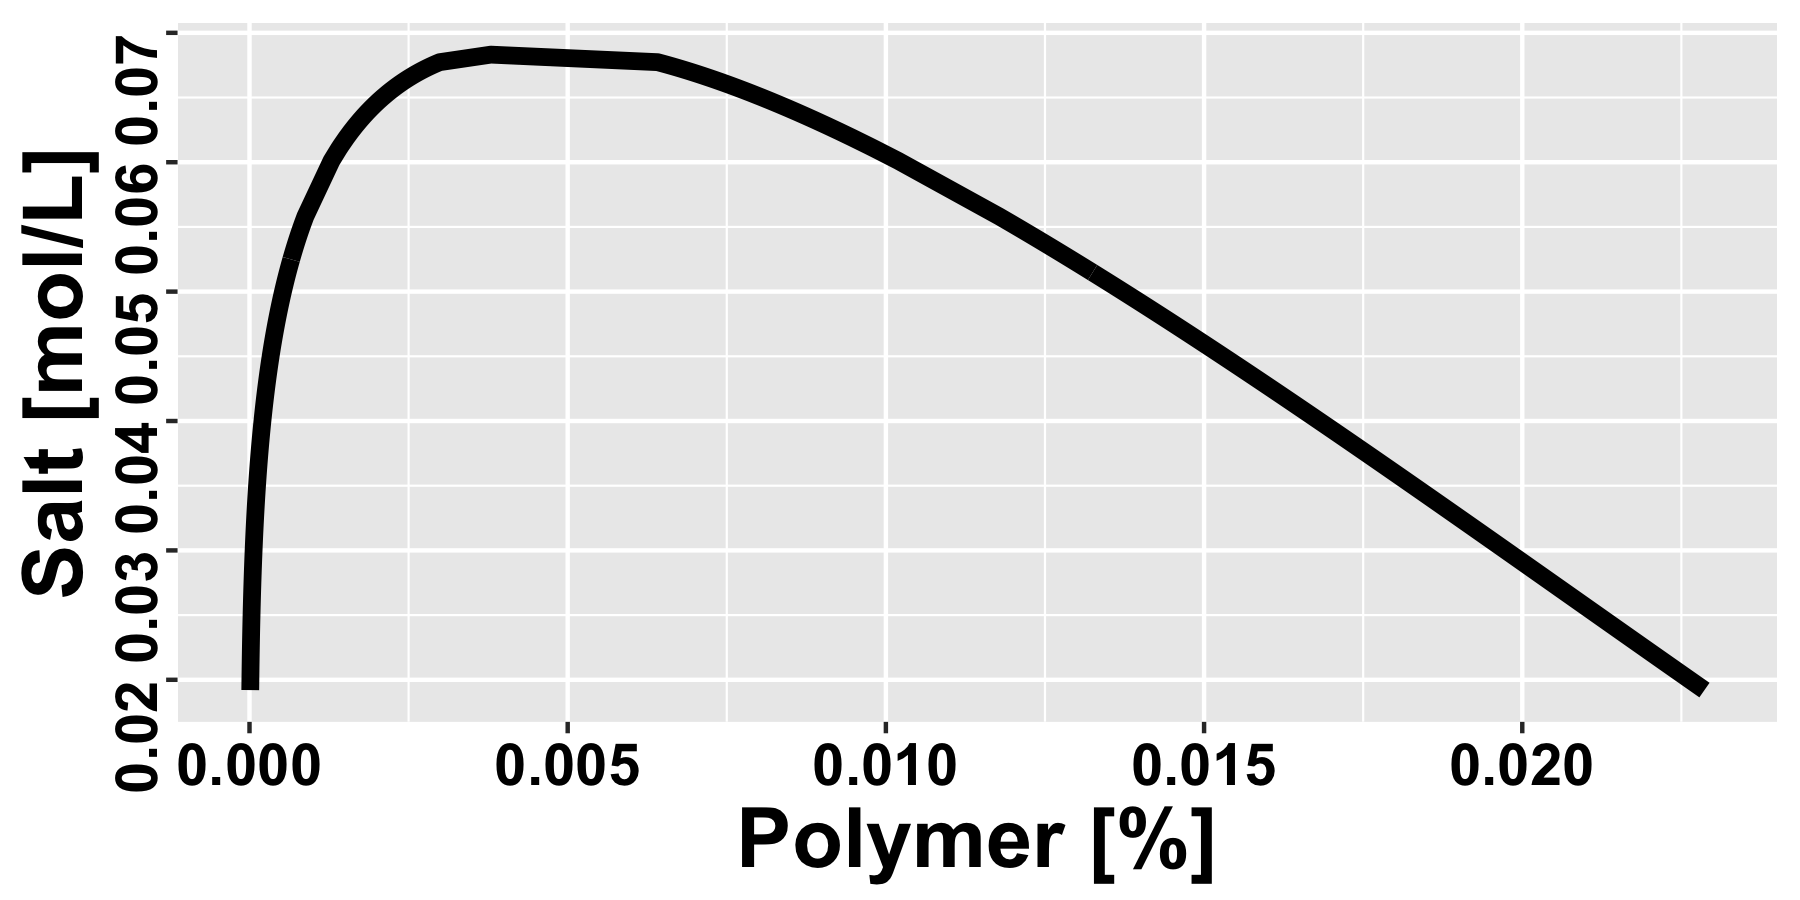

Recreate this plot in R.
# Binodal curve at different temperature
rm(list = ls())
source('vomodel.R')
source('para.voorn.R')
library(yxplot)
library(ggplot2)
library(dplyr)
library(rootSolve)
library(pracma)
library(nleqslv)
DEBUG <- F
SAVE <- T

# system.properties <- list(
#   polymer.num = c(1000, 1000, 1, 1, 1),
#   sigma = c(0.34, 0.34, 1, 1, 0),
#   size.ratio = c(1, 1, 1, 1, 1),
#   water.size = k.water.size,
#   molar.ratio = rep(1, 5)
# )
# fitting.para <- list()
# fitting.para$epsilon <- 1E-8
# fitting.para$sampling.gap <- 1e-4
# fitting.para$critical.point.guess <- c(phi.polymer=0.01, phi.salt=0.15)
# fitting.para$binodal.guess <- c(1E-1, 1E-1)


fitting.para$binodal.guess <- c(0.05, 0.00001)
p20 <- get.binodal.curve(75, system.properties$Chi, system.properties, fitting.para)




g2 <- ggplot(p20, aes(y = conc.salt)) +
  geom_line(aes(x = phi.polymer), lwd = 2) +
  labs(x = 'Polymer [%]',
       y = 'Salt [mol/L]',
       col = expression('Temperature'~degree~C))
g2 <- theme.title.text.1(g2)



if(SAVE) {
    ggsave('test.binodal.curve.voorn.png', g2, width = 6, height = 3)
} 